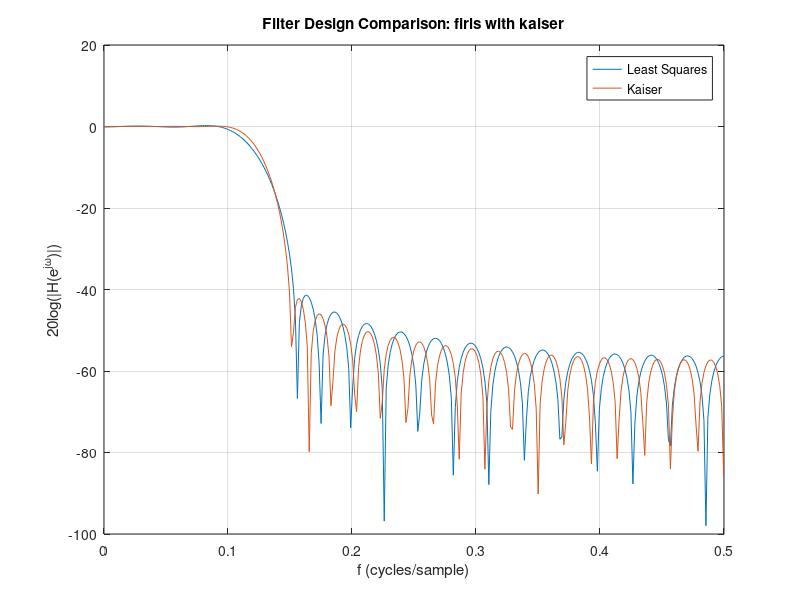
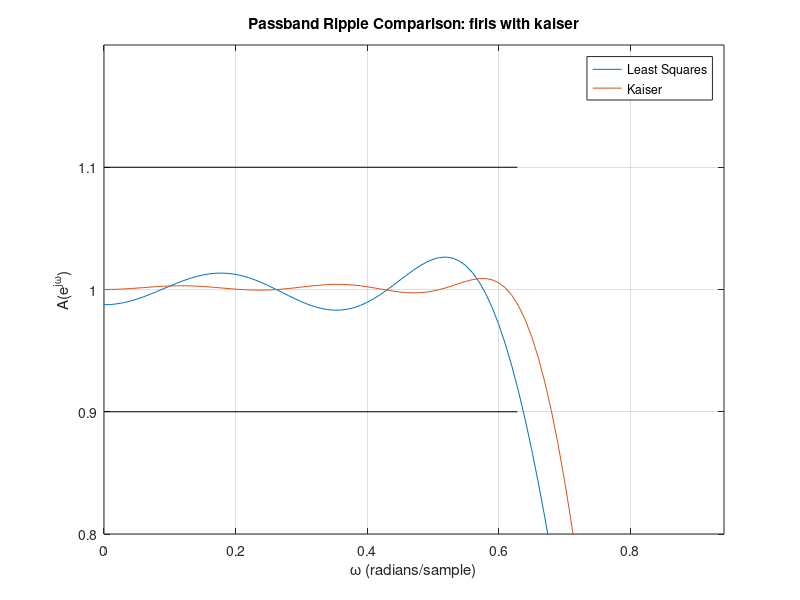
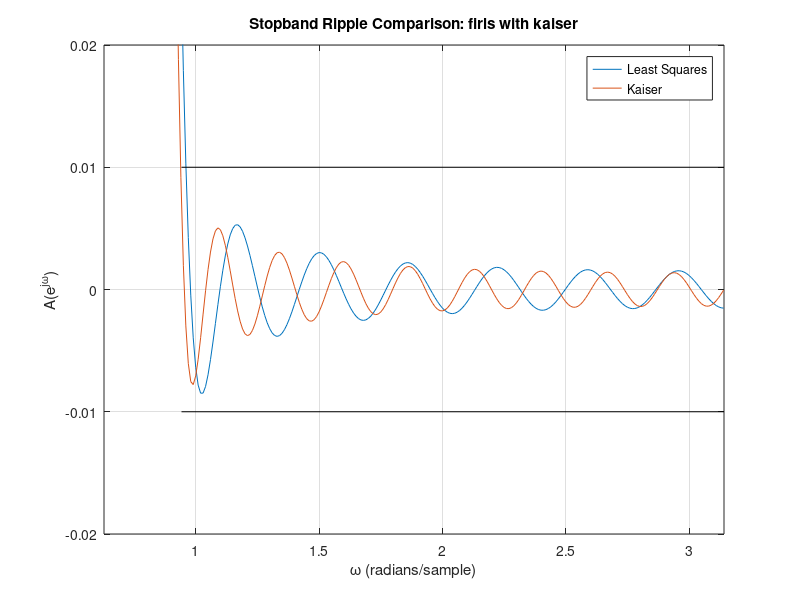

Write the MATLAB code that produced these figures, in order.
%% Example: Least Squares FIR Filter Design
% Design a lowpass filter using a least squares design and compare it 
% with a Kaiser window design. The filter specifications are  
% $\delta_p = 0.1,  \delta_p = 0.01, \omega_p = 0.2\pi$ and $\omega_s=0.3\pi$.
%
% Determining the order of the filter is a trial an error process 
% involving selecting the order to obtain the desired stop band 
% attuenuation. The resulting chosen filter has an order of M=32.
%
% The firls designed filter is compared with a filter designed using a
% Kaiser window. The Kaiser filter has an order of M = 45. This is a significant
% difference in length of filters, which primarily results from allowing the
% pass band ripple to be different and larger than the stop band ripple.
%
close all
clear all
%
%% Define intial values

%pass&stopband tolerance
deltap=0.1;
deltas=0.01;
%corner frequency for passband & stopband
wp=0.2*pi;
ws=0.3*pi;

%% Least squares design
M=32 % chosen by trial and error; normally have to do this design & repeat until you get desired attenuation

%f specifies bands; have to divide by pi to meet notation as specified by
%matlab
f=[0 wp ws pi]/pi; % NOTE: the values in f assume the nyquist
                     %frequency is 1 not 1/2 as commonly used 
                     % in the literature
a=[1 1 0 0]; % amplitude/gain vector (constant from start to end of band; traditionally LPF)
wght=[deltap^-1 deltas^-1]; % weight vector consists of inverse of ripple terms
% wght=[1 deltap/deltas]; %this also works (ie wght is a relative
% weighting); takes above term & multiply by deltap to get the same result
% since weight vector is relative weighting
b=firls(M,f,a,wght);
[H,w]=freqz(b,1,[0:.01:pi]);

%% Kaiser window design

wc=(0.2*pi+0.3*pi)/2;
%stopband attenuation
A=-20*log10(min(deltas,deltap));
beta=0.5842*(A-21)^.4 + 0.07886*(A-21); %21<=A<=50
%calculate order
Mk=(A-8)/(2.285*(ws-wp));
Mk=ceil(Mk) % M = 45
%calculate coeffs using fir1
bk=fir1(Mk,wc/pi,'low',kaiser(Mk+1,beta)); % note wc is divided by pi
[Hk,w]=freqz(bk,1,[0:.01:pi]);

%% Plot magnitude responses
figure(1)
clf
plot(w/(2*pi),20*log10(abs(H)))
hold
plot(w/(2*pi),20*log10(abs(Hk)))
grid
legend('Least Squares','Kaiser')
xlabel('f (cycles/sample)')
ylabel('20log(|H(e^{j\omega})|)')
title('Filter Design Comparison: firls with kaiser')

%FR is fairly close by firls has order of 32 whereas kaiser is 45; stopband
%should reach -40 dB; omega_s was .3pi = 0.15 cycles/sample which should be
%-40 dB; kaiser window meets this spec, questionable if LS meets this

%% Plot the pass band ripple
figure(2)
clf
W=exp(-j*((-M/2)*w));
A=H.*W;
A=real(A);
plot(w,A)
grid
hold
Wk=exp(-j*((-Mk/2)*w));
Ak=Hk.*Wk;
Ak=real(Ak);
plot(w,Ak)
plot([0,wp],[1+deltap,1+deltap],'-k')
plot([0,wp],[1-deltap,1-deltap],'-k')
axis([0,ws,1-2*deltap,1+2*deltap])
legend('Least Squares','Kaiser')
title('Passband Ripple Comparison: firls with kaiser')
ylabel('A(e^{j\omega})')
xlabel('\omega (radians/sample)')

% deltap was .1, both filters meet spec but kaiser window is much smaller than LS ripple since deltap for kaiser window 
% is .01 which is stopband ripple; kaiser ripple has to be less than .01

%% Plot the stop band ripple

figure(3)
clf
plot(w,A)
grid
hold
plot(w,Ak)
plot([ws,pi],[deltas,deltas],'-k')
plot([ws,pi],[-deltas,-deltas],'-k')
axis([wp,pi,-2*deltas,2*deltas])
legend('Least Squares','Kaiser')
title('Stopband Ripple Comparison: firls with kaiser')
ylabel('A(e^{j\omega})')
xlabel('\omega (radians/sample)')

% both filters meet spec, start of stopband, corner frqeuency occurs @
% blackline; LS method does not meet spec BUT kaiser does, order of LS has
% to be increased by 1 or 2